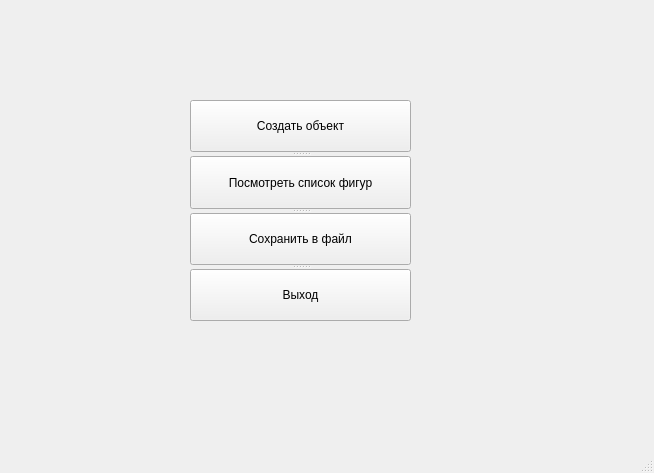
<?xml version="1.0" encoding="UTF-8"?>
<ui version="4.0">
 <class>MainWindow</class>
 <widget class="QMainWindow" name="MainWindow">
  <property name="geometry">
   <rect>
    <x>0</x>
    <y>0</y>
    <width>654</width>
    <height>473</height>
   </rect>
  </property>
  <property name="windowTitle">
   <string>MainWindow</string>
  </property>
  <widget class="QWidget" name="centralwidget">
   <widget class="QSplitter" name="splitter">
    <property name="geometry">
     <rect>
      <x>190</x>
      <y>100</y>
      <width>221</width>
      <height>221</height>
     </rect>
    </property>
    <property name="orientation">
     <enum>Qt::Vertical</enum>
    </property>
    <widget class="QPushButton" name="pushButton_2">
     <property name="cursor">
      <cursorShape>PointingHandCursor</cursorShape>
     </property>
     <property name="mouseTracking">
      <bool>false</bool>
     </property>
     <property name="tabletTracking">
      <bool>true</bool>
     </property>
     <property name="text">
      <string>Создать объект</string>
     </property>
    </widget>
    <widget class="QPushButton" name="pushButton_3">
     <property name="cursor">
      <cursorShape>PointingHandCursor</cursorShape>
     </property>
     <property name="mouseTracking">
      <bool>true</bool>
     </property>
     <property name="text">
      <string>Посмотреть список фигур</string>
     </property>
    </widget>
    <widget class="QPushButton" name="pushButton_4">
     <property name="cursor">
      <cursorShape>PointingHandCursor</cursorShape>
     </property>
     <property name="mouseTracking">
      <bool>true</bool>
     </property>
     <property name="text">
      <string>Сохранить в файл</string>
     </property>
    </widget>
    <widget class="QPushButton" name="pushButton_7">
     <property name="font">
      <font>
       <family>MS Shell Dlg 2</family>
      </font>
     </property>
     <property name="cursor">
      <cursorShape>PointingHandCursor</cursorShape>
     </property>
     <property name="mouseTracking">
      <bool>true</bool>
     </property>
     <property name="focusPolicy">
      <enum>Qt::NoFocus</enum>
     </property>
     <property name="text">
      <string>Выход</string>
     </property>
    </widget>
   </widget>
  </widget>
  <widget class="QMenuBar" name="menubar">
   <property name="geometry">
    <rect>
     <x>0</x>
     <y>0</y>
     <width>654</width>
     <height>21</height>
    </rect>
   </property>
  </widget>
  <widget class="QStatusBar" name="statusbar"/>
 </widget>
 <resources/>
 <connections>
  <connection>
   <sender>pushButton_7</sender>
   <signal>clicked()</signal>
   <receiver>MainWindow</receiver>
   <slot>close()</slot>
   <hints>
    <hint type="sourcelabel">
     <x>343</x>
     <y>325</y>
    </hint>
    <hint type="destinationlabel">
     <x>379</x>
     <y>389</y>
    </hint>
   </hints>
  </connection>
 </connections>
</ui>
